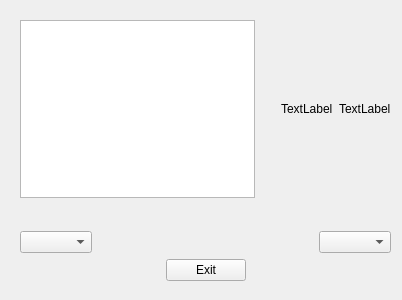
<?xml version="1.0" encoding="UTF-8"?>
<ui version="4.0">
 <class>Form</class>
 <widget class="QWidget" name="Form">
  <property name="geometry">
   <rect>
    <x>0</x>
    <y>0</y>
    <width>402</width>
    <height>300</height>
   </rect>
  </property>
  <property name="windowTitle">
   <string>Form</string>
  </property>
  <widget class="QWidget" name="verticalLayoutWidget">
   <property name="geometry">
    <rect>
     <x>20</x>
     <y>20</y>
     <width>371</width>
     <height>261</height>
    </rect>
   </property>
   <layout class="QVBoxLayout" name="verticalLayout">
    <item>
     <layout class="QHBoxLayout" name="horizontalLayout">
      <item>
       <widget class="QTextEdit" name="textEdit"/>
      </item>
      <item>
       <spacer name="horizontalSpacer_2">
        <property name="orientation">
         <enum>Qt::Horizontal</enum>
        </property>
        <property name="sizeHint" stdset="0">
         <size>
          <width>40</width>
          <height>20</height>
         </size>
        </property>
       </spacer>
      </item>
      <item>
       <widget class="QLabel" name="label">
        <property name="text">
         <string>TextLabel</string>
        </property>
       </widget>
      </item>
      <item>
       <layout class="QHBoxLayout" name="horizontalLayout_3"/>
      </item>
      <item>
       <layout class="QHBoxLayout" name="horizontalLayout_5"/>
      </item>
      <item>
       <widget class="QLabel" name="label_2">
        <property name="text">
         <string>TextLabel</string>
        </property>
       </widget>
      </item>
     </layout>
    </item>
    <item>
     <spacer name="verticalSpacer">
      <property name="orientation">
       <enum>Qt::Vertical</enum>
      </property>
      <property name="sizeHint" stdset="0">
       <size>
        <width>20</width>
        <height>40</height>
       </size>
      </property>
     </spacer>
    </item>
    <item>
     <layout class="QHBoxLayout" name="horizontalLayout_2">
      <item>
       <widget class="QComboBox" name="comboBox"/>
      </item>
      <item>
       <spacer name="horizontalSpacer">
        <property name="orientation">
         <enum>Qt::Horizontal</enum>
        </property>
        <property name="sizeHint" stdset="0">
         <size>
          <width>40</width>
          <height>20</height>
         </size>
        </property>
       </spacer>
      </item>
      <item>
       <widget class="QComboBox" name="comboBox_2"/>
      </item>
     </layout>
    </item>
    <item>
     <layout class="QHBoxLayout" name="horizontalLayout_4">
      <item>
       <spacer name="horizontalSpacer_3">
        <property name="orientation">
         <enum>Qt::Horizontal</enum>
        </property>
        <property name="sizeHint" stdset="0">
         <size>
          <width>40</width>
          <height>20</height>
         </size>
        </property>
       </spacer>
      </item>
      <item>
       <widget class="QPushButton" name="ExitButton">
        <property name="text">
         <string>Exit</string>
        </property>
       </widget>
      </item>
      <item>
       <spacer name="horizontalSpacer_4">
        <property name="orientation">
         <enum>Qt::Horizontal</enum>
        </property>
        <property name="sizeHint" stdset="0">
         <size>
          <width>40</width>
          <height>20</height>
         </size>
        </property>
       </spacer>
      </item>
     </layout>
    </item>
   </layout>
  </widget>
 </widget>
 <resources/>
 <connections/>
</ui>
